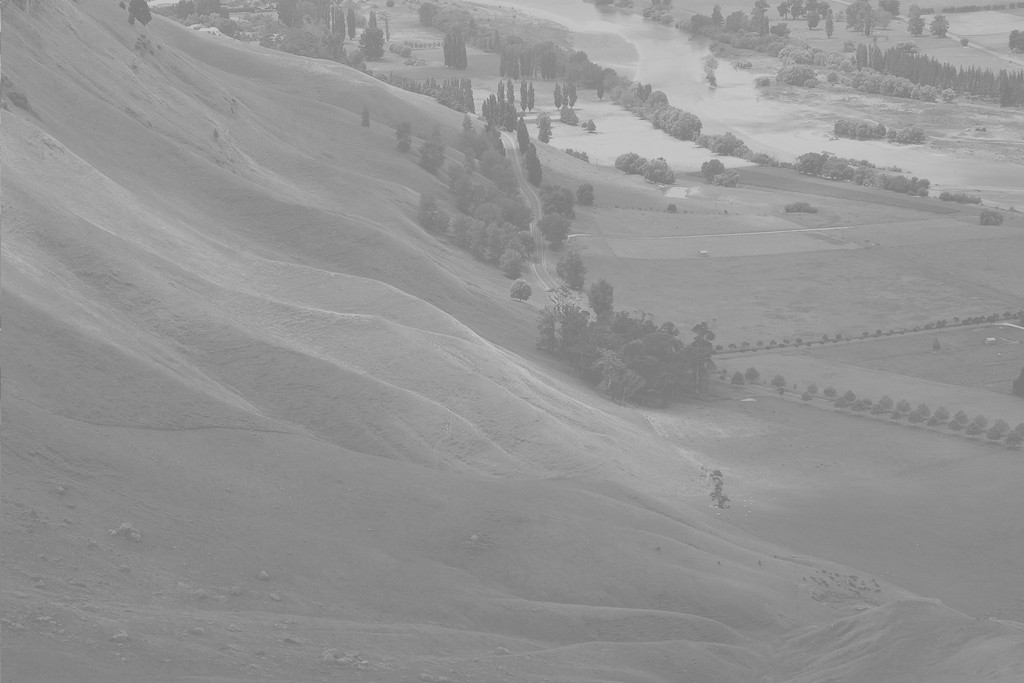
#> input picture _notebooks/Unequalized_Hawkes_Bay_NZ.jpg, 1024 x 683 px
$ jupyter execute '2022-09-14-(2주차) 9월14일.ipynb'   (shell and % lines are left out)
#> lines starting #> are read from the running program, lines starting #| are printed output that depends on the picture
# (2주차) 9월14일
> 히스토그램 응용예제 - 히스토그램 이퀄라이제이션

- toc:true
- branch: master
- badges: true
- comments: true
- author: 최규빈

## 강의영상

> youtube: https://youtube.com/playlist?list=PLQqh36zP38-zbK5TSpioGW87b8PDRXS5M

## 참고자료

`-` 넘파이 문법이 약하다면? (reshape, concatenate, stack)

(1) reshape: 아래 링크의 넘파이공부 2단계 reshape 참고
- https://guebin.github.io/IP2022/2022/04/06/(6%EC%A3%BC%EC%B0%A8)-4%EC%9B%946%EC%9D%BC.html

(2) concatenate, stack: 아래 링크의 넘파이공부 4단계 참고
- https://guebin.github.io/IP2022/2022/04/11/(6%EC%A3%BC%EC%B0%A8)-4%EC%9B%9411%EC%9D%BC.html

`-` 주피터에서 `!`로 시작하는 명령의 기원, 혹은 원리를 알고싶다면? 아래링크에서 3세대 프로그래머의 삶까지 살펴볼 것
- https://guebin.github.io/IP2022/2022/03/28/(4%EC%A3%BC%EC%B0%A8)-3%EC%9B%9428%EC%9D%BC.html

`-` import, from ... import ... 등 모듈을 임포트하는 방식이 낯설다면?
- https://guebin.github.io/IP2022/2022/04/03/(5%EC%A3%BC%EC%B0%A8)-4%EC%9B%942%EC%9D%BC.html

## 오늘 배울 내용?

`-` 히스토그램의 활용: 정규분포인지 판단 <- 지난시간 내용

`-` 히스토그램의 활용2: 이미지 보정! [히스토그램 이퀄라이제이션](https://en.wikipedia.org/wiki/Histogram_equalization) <-- 오늘소개할 내용

## imports

```
!pip install opencv-python
```

[cell 1]
import cv2
import matplotlib.pyplot as plt
import pandas as pd
import numpy as np

## 이미지자료 다운로드

[cell 2]
img = cv2.imread('Unequalized_Hawkes_Bay_NZ.jpg')
#> img is the input picture: shape (683, 1024, 3); min 114, max 208, mean 148

[cell 3]
img.shape
#> Out = (683, 1024, 3)

[cell 4]
plt.imshow(img)

## 이미지자료의 이해

### 비밀1: 이미지는 사실 숫자들의 집합이었음.

`-` 예시1

[cell 5]
_img1 = np.array([0,30,90,120,150,180,210,240,255]).reshape(3,3)
_img1

[cell 6]
plt.imshow(_img1,cmap='gray')
plt.colorbar()

`-` 예시2

[cell 7]
_img2 = np.array([0,20,40,60,80,100,120,140,160]).reshape(3,3)
_img2

[cell 8]
plt.imshow(_img2,cmap='gray',vmin=0,vmax=255)
plt.colorbar()

`-` 예시3

[cell 9]
_img3 = np.concatenate([_img1,_img2],axis=1)
_img3

[cell 10]
plt.imshow(_img3,cmap='gray')

### 비밀2: 칼라이미지는 red + green + blue 의 조합으로 표현가능 (다른방식도 가능)

`-` 예시1

[cell 11]
r = np.array([0]*25*3).reshape(5,5,3)
g = np.array([0]*25*3).reshape(5,5,3)
b = np.array([0]*25*3).reshape(5,5,3)

[cell 12]
r[:3,:3,0] = 255
g[:3,2:,1] = 255
b[2:,:,2] = 255

[cell 13]
plt.imshow(r)

[cell 14]
plt.imshow(g)

[cell 15]
plt.imshow(b)

[cell 16]
plt.imshow(r+g+b)

`-` 예시2: R,G,B를 같은 비율로 섞으면 무채색이 된다.

[cell 17]
r = np.array([0]*25*3).reshape(5,5,3)
g = np.array([0]*25*3).reshape(5,5,3)
b = np.array([0]*25*3).reshape(5,5,3)
r[:3,:3,0] = 80
g[:3,2:,1] = 80
b[2:,:,2] = 80

[cell 18]
plt.imshow(r+g+b)
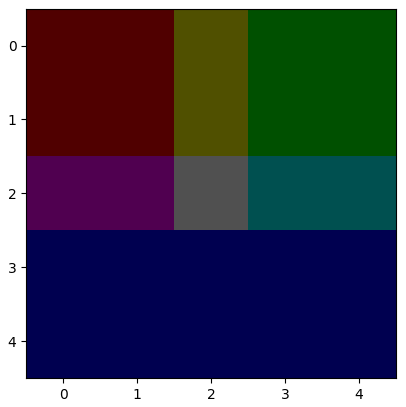
#> figure drawn by matplotlib, 1 panel

`-` 예시3: 우리가 관심있는 자료

[cell 19]
img.shape
#> Out = (683, 1024, 3)

[cell 20]
img_red = img * 0
#> img_red: shape (683, 1024, 3); every value is 0
img_green = img * 0
img_blue = img * 0

[cell 21]
img_red[...,0] = img[...,0]
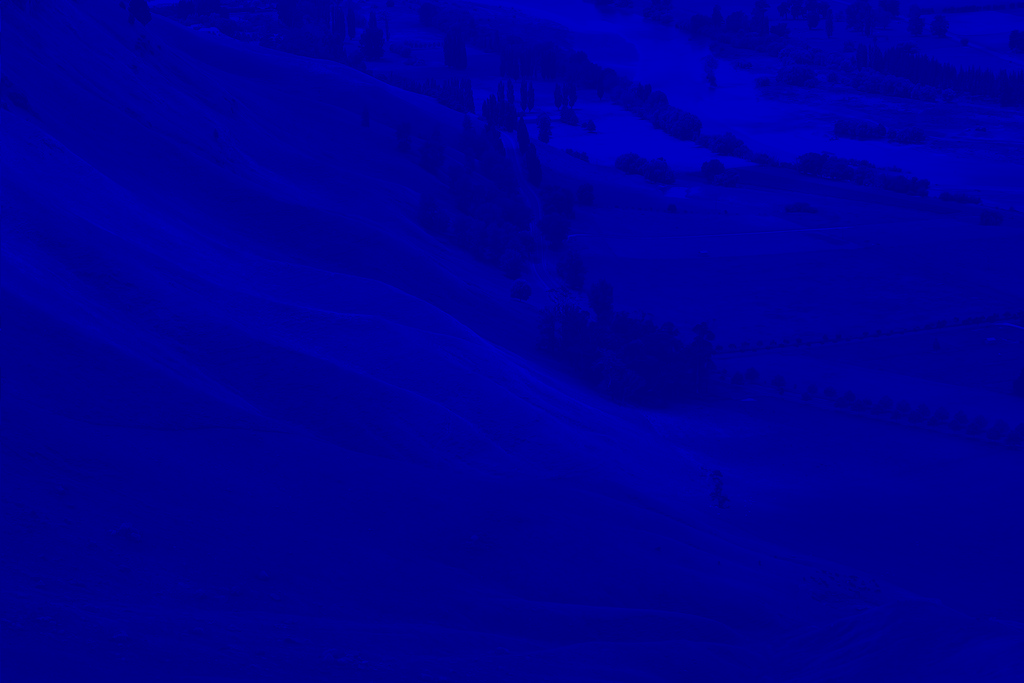
#> img_red: shape (683, 1024, 3); mean B, G, R 148, 0, 0
img_green[...,1] = img[...,1]
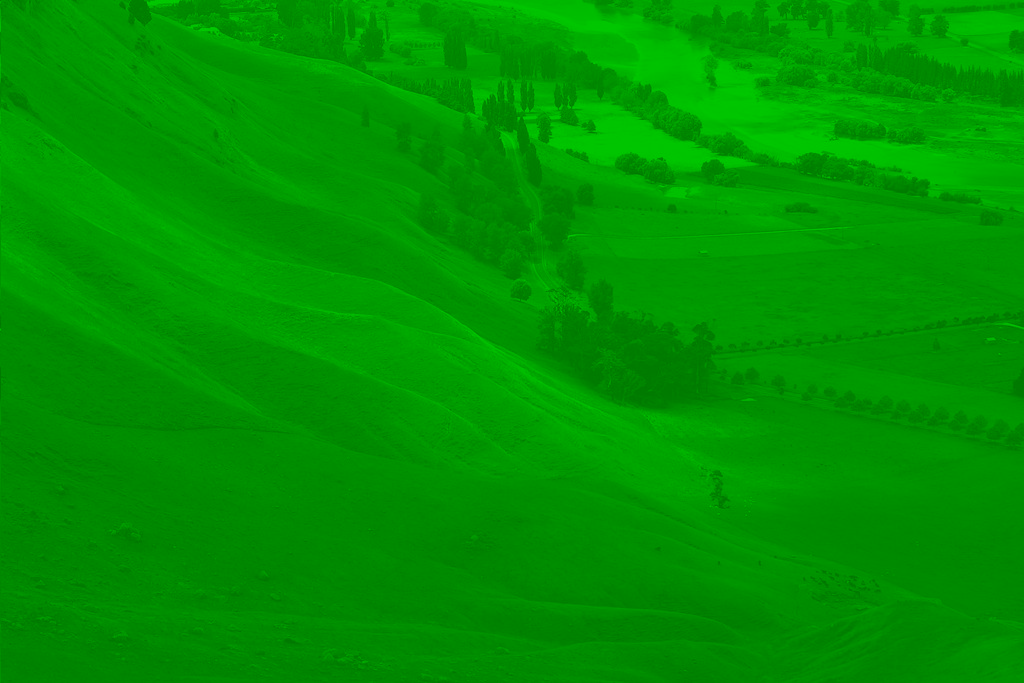
#> img_green: shape (683, 1024, 3); mean B, G, R 0, 148, 0
img_blue[...,2] = img[...,2]
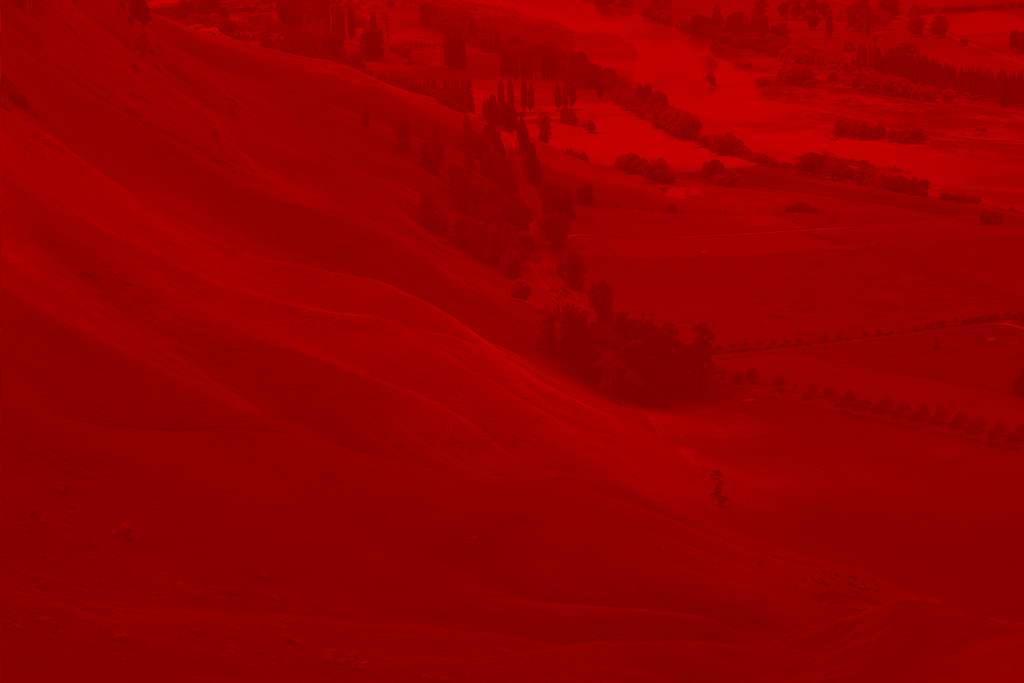
#> img_blue: shape (683, 1024, 3); mean B, G, R 0, 0, 148

[cell 22]
plt.imshow(img_blue)

## 히스토그램 이퀄라이제이션

`-` 이미지를 rgb로 각각 분리하고 각 색깔들의 히스토그램을 그려보자.

[cell 23]
plt.hist(img[:,:,0].reshape(-1))
#> figure, not shown here; tallest bar 235628 high, from x = 132.8 to 142.2

- 히스토그램 그림1

[cell 24]
_fig = plt.hist(img[:,:,0].reshape(-1),bins=255, range=[0,255])
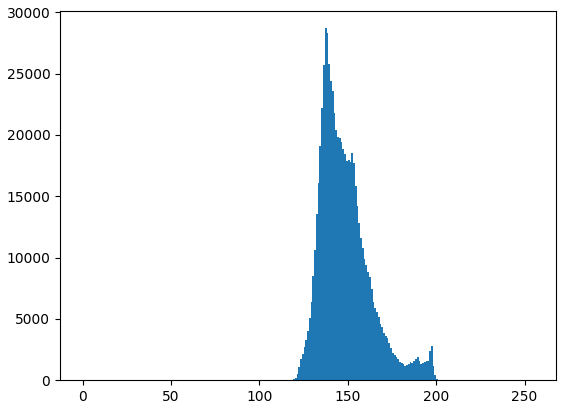
#> figure drawn by matplotlib, 1 panel; tallest bar 28701 high, from x = 137 to 138

- 히스토그램 그림2
- 120-200 사이에 값이 몰려있음
- 그런데 컴퓨터가 표현가능한 색은 0~255..
- 만약에 120-200까지의 분포된 모양은 그대로 유지하면서 range를 0-255 까지 늘린다면?

`-` 분포의 모양은 대략적으로 유지하면서 값을 퍼트리자!

[cell 25]
img2_red = cv2.equalizeHist(img[...,0])
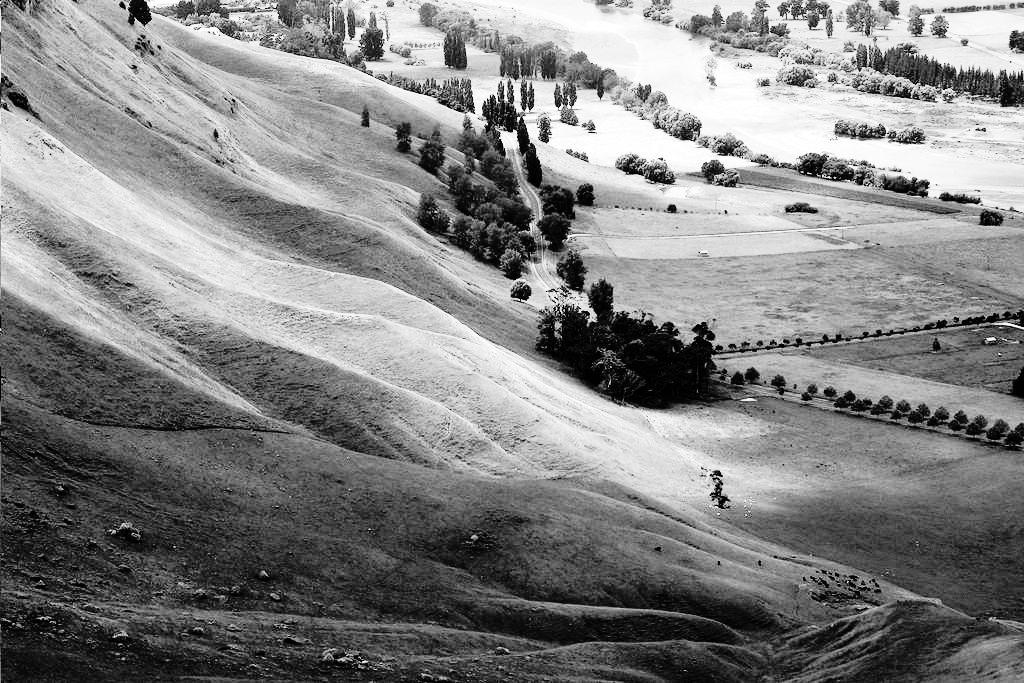
#> img2_red: shape (683, 1024); min 0, max 255, mean 130.5

[cell 26]
plt.hist(img2_red.reshape(-1))
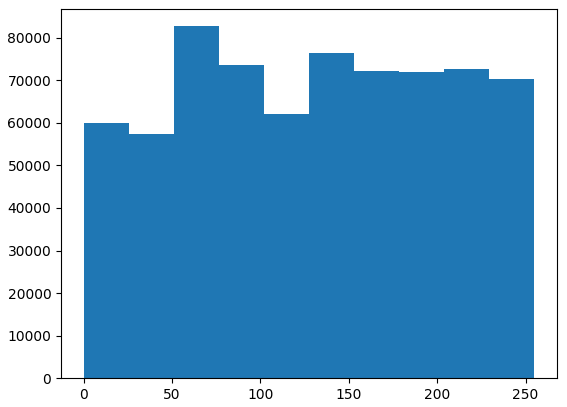
#> figure drawn by matplotlib, 1 panel; tallest bar 82721 high, from x = 51 to 76.5

[cell 27]
_fig=plt.hist(img2_red.reshape(-1),bins=255,range=(0,255))
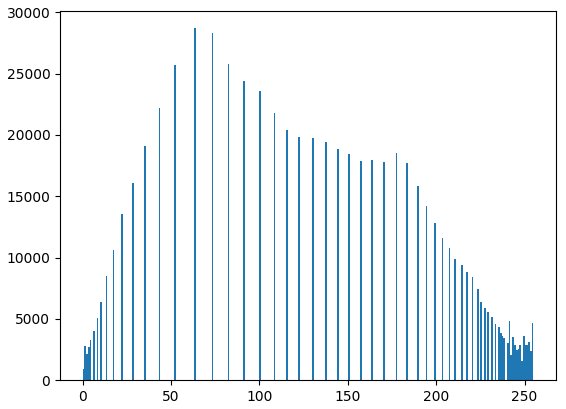
#> figure drawn by matplotlib, 1 panel; tallest bar 28701 high, from x = 63 to 64

`-` red말고 다른채널에도 이와 같은 변환을 정의한다면?

[cell 28]
img2 = np.stack([img2_red,img2_red,img2_red],axis=-1)

[cell 29]
plt.imshow(img2)

[cell 30]
plt.imshow(img)

[cell 31]
plt.imshow(np.concatenate([img,img2],axis=1))
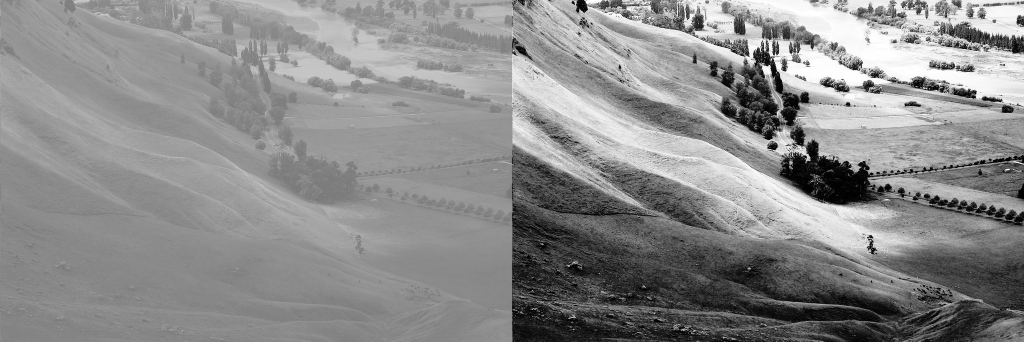
#> shown: shape (683, 2048, 3) (shown at 1/2 size); min 0, max 255, mean 139.3

## 히스토그램 이퀄라이제이션 (흑백버전)

[cell 32]
img_black =  cv2.imread('Unequalized_Hawkes_Bay_NZ.jpg',0)
#> img_black: shape (683, 1024); min 114, max 208, mean 148

[cell 33]
img_black2 = cv2.equalizeHist(img_black)

[cell 34]
plt.imshow(np.concatenate([img_black,img_black2],axis=1),cmap='gray')
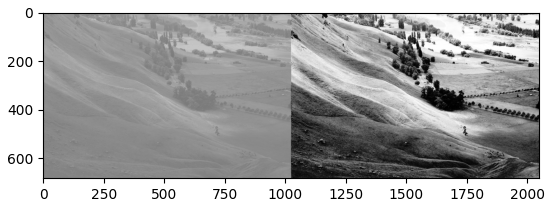
#> figure drawn by matplotlib, 1 panel
